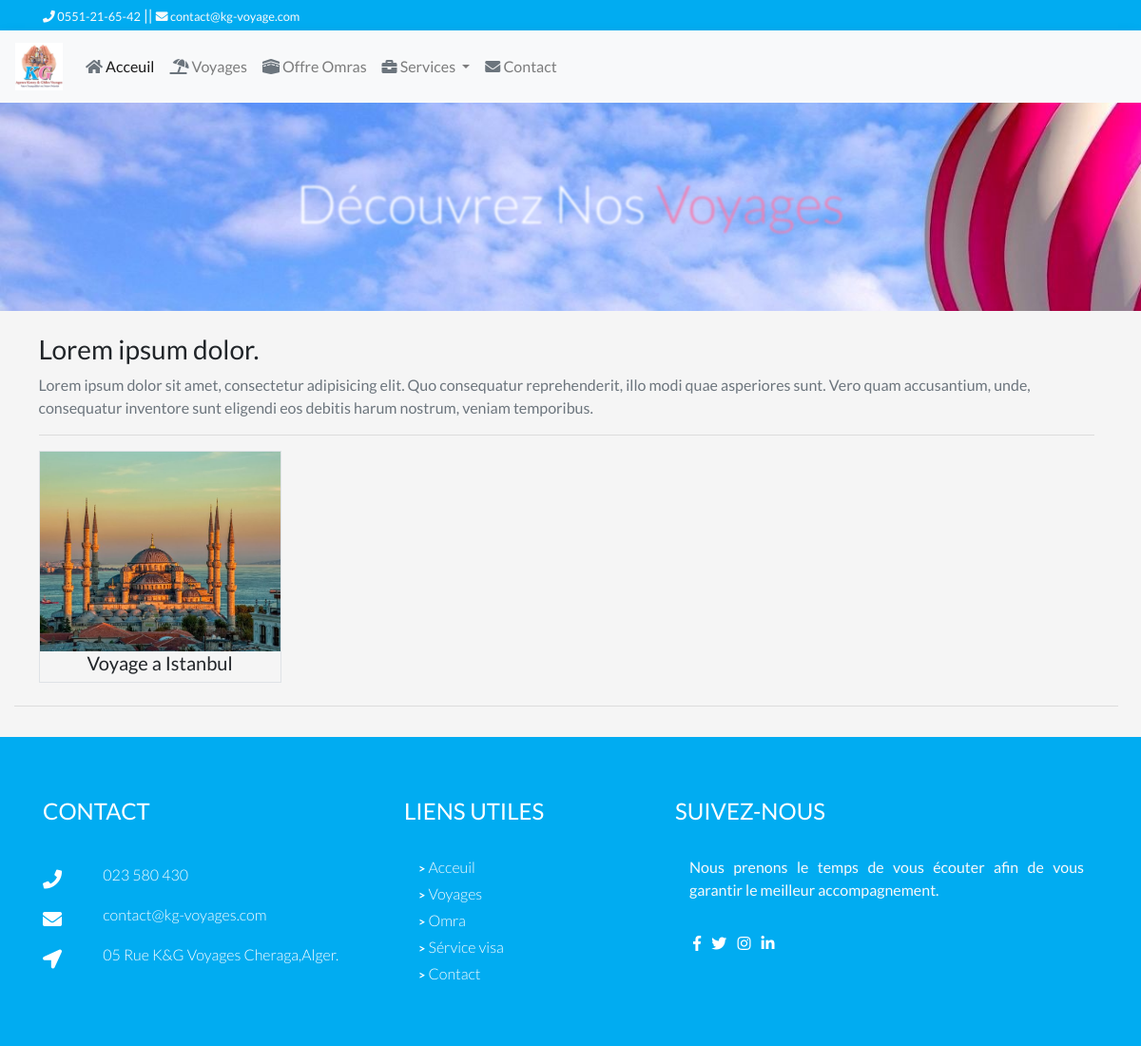
/voyages/, run on the app's committed database.
### voyages/models.py (models this page shows, shortened)
class Voyage(models.Model):
    created= models.DateTimeField(default=datetime.now, blank='true')
    slug=models.SlugField(max_length=400,unique='true',null='true')
    titre=models.CharField(max_length=255,blank='true')
    destination=CountryField(blank='true')
    ville_depart=models.CharField(max_length=255,blank='true')
    nom_hotel=models.CharField(max_length=255,null='true')
    etoiles=models.PositiveIntegerField(blank='true',validators=[MaxValueValidator(5),MinValueValidator(1)],null='true')
    aller=models.DateField(blank='true')
    retour=models.DateField(blank='true')
    transport=models.CharField(max_length=255,blank='true',choices=TRANSPORT_CHOICES)
    prix=models.PositiveIntegerField(blank='true')
    prix_chd=models.PositiveIntegerField(blank='true' ,default=0)
    prix_chd2=models.PositiveIntegerField(blank='true' ,default=0)
    prix_inf=models.PositiveIntegerField(blank='true' ,default=0)
    image=models.ImageField(upload_to='voyages',null='true',blank='true')
    image2=models.ImageField(upload_to='voyages',null='true',blank='true')
    image3=models.ImageField(upload_to='voyages',null='true',blank='true')
    image4=models.ImageField(upload_to='voyages',null='true',blank='true')
    description=RichTextField()
    def  __str__(self):
        return self.titre

### voyages/views.py (the view)
class HomeVoyages(TemplateView):
    def get(self,request):
        voyages_list=Voyage.objects.all()
        paginator = Paginator(voyages_list, 12) # Show 25 contacts per page
        page = request.GET.get('page')
        voyages = paginator.get_page(page)
        return render(request,'voyages/home.html', {'search':filter,'voyages':voyages,'voyages_all_count':voyages_list.count()})

### voyages/templates/voyages/home.html (shortened to what this page needs)
{%extends 'base.html' %}
{% load static %}
{% load humanize %}
{% block styles %}
  <link rel="stylesheet" href="{% static '/css/ribbon.css' %}">
  <link rel="stylesheet" href="https://cdn.jsdelivr.net/npm/bootstrap-select@1.13.9/dist/css/bootstrap-select.min.css">
<link rel="stylesheet" href="https://cdnjs.cloudflare.com/ajax/libs/tempusdominus-bootstrap-4/5.0.1/css/tempusdominus-bootstrap-4.min.css" />
<link rel="stylesheet" href="">
{% endblock styles %}
{% block body %}
<div class="position-relative py-5" style='background:url(/static/img/voyage.jpg); -webkit-background-size: cover;background-size: cover;background-attachment: fixed;'>
<h1 class='py-4 text-center text-white display-4' style='-webkit-filter: blur(1px);filter: blur(1px);'>Découvrez Nos  <span class='text-day'>Voyages</span></h1>
</div>
<div class="container-fluid py-3 pr-4">
  <div class="container py-2">
    <h3>Lorem ipsum dolor.</h3>
    <p class="text-secondary">
      Lorem ipsum dolor sit amet, consectetur adipisicing elit. Quo consequatur reprehenderit, illo modi quae asperiores sunt. Vero quam accusantium, unde, consequatur inventore sunt eligendi eos debitis harum nostrum, veniam temporibus.
    </p>
    <hr>
    <div class="row">
      {%for voyage in voyages%}
      <div class="col-md-3">
        <div class="container border px-0">
          <img src="{{voyage.image.url}}" alt="" class="img-fluid">
          <h5 class='text-center'><a href="{% url 'single_voyages' voyage.slug %}">{{voyage}}</a></h5>
        </div>
      </div>
      {%endfor%}
    </div>
  </div>
  <hr>
</div>
{% endblock body %}

### static/css/styles.css (style rules this page uses)
a { color:inherit; text-decoration: none !important; }
body { background: whitesmoke; font-family: 'Lato', sans-serif; }

### static/css/colors.css (style rules this page uses)
.text-day { color: rgb(241,127,178); }

### data on the page
Voyage: image (picture), titre "Voyage a Istanbul"
